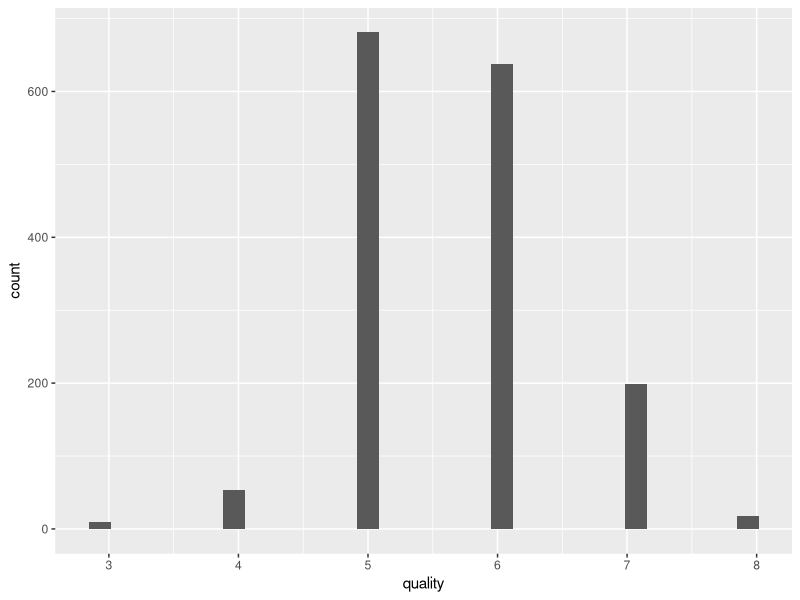
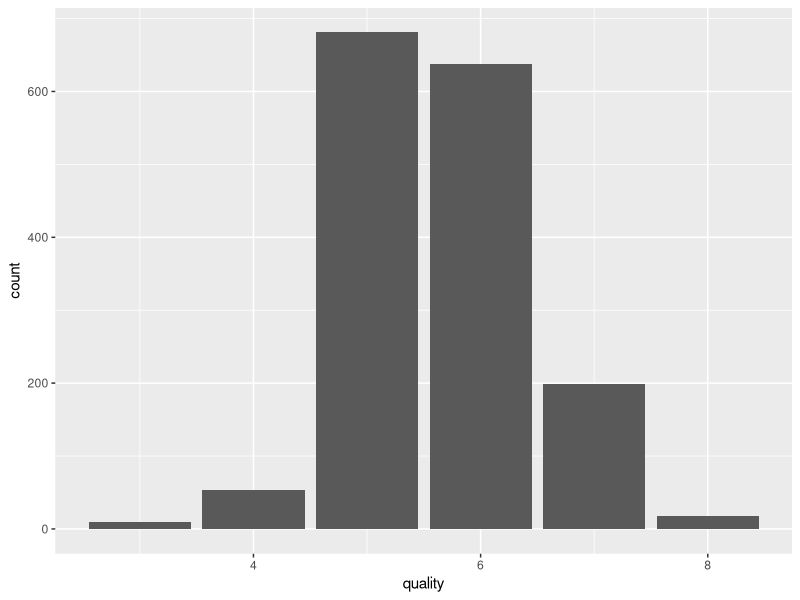

R code for these plots, in order:
## ---- chunk 1
# Load all of the packages that you end up using
# in your analysis in this code chunk.

# Notice that the parameter "echo" was set to FALSE for this code chunk.
# This prevents the code from displaying in the knitted HTML output.
# You should set echo=FALSE for all code chunks in your file.

library(ggplot2)
library(dplyr)
library(gridExtra)
## ---- chunk 2
# Load the Data and print some basics
redwine <-read.csv("data/wineQualityReds.csv", header=TRUE, sep = ",") 
dim(redwine)
summary(redwine)
str(redwine)
## ---- chunk 3

#boxplots

#histograms
ggplot(data = redwine, aes(x = quality)) + geom_histogram() 

ggplot(data = redwine, aes(x=quality)) + geom_bar(binwidth=1)

## ---- chunk 4

## ---- chunk 5

## ---- chunk 6

## ---- chunk 7

## ---- chunk 8

